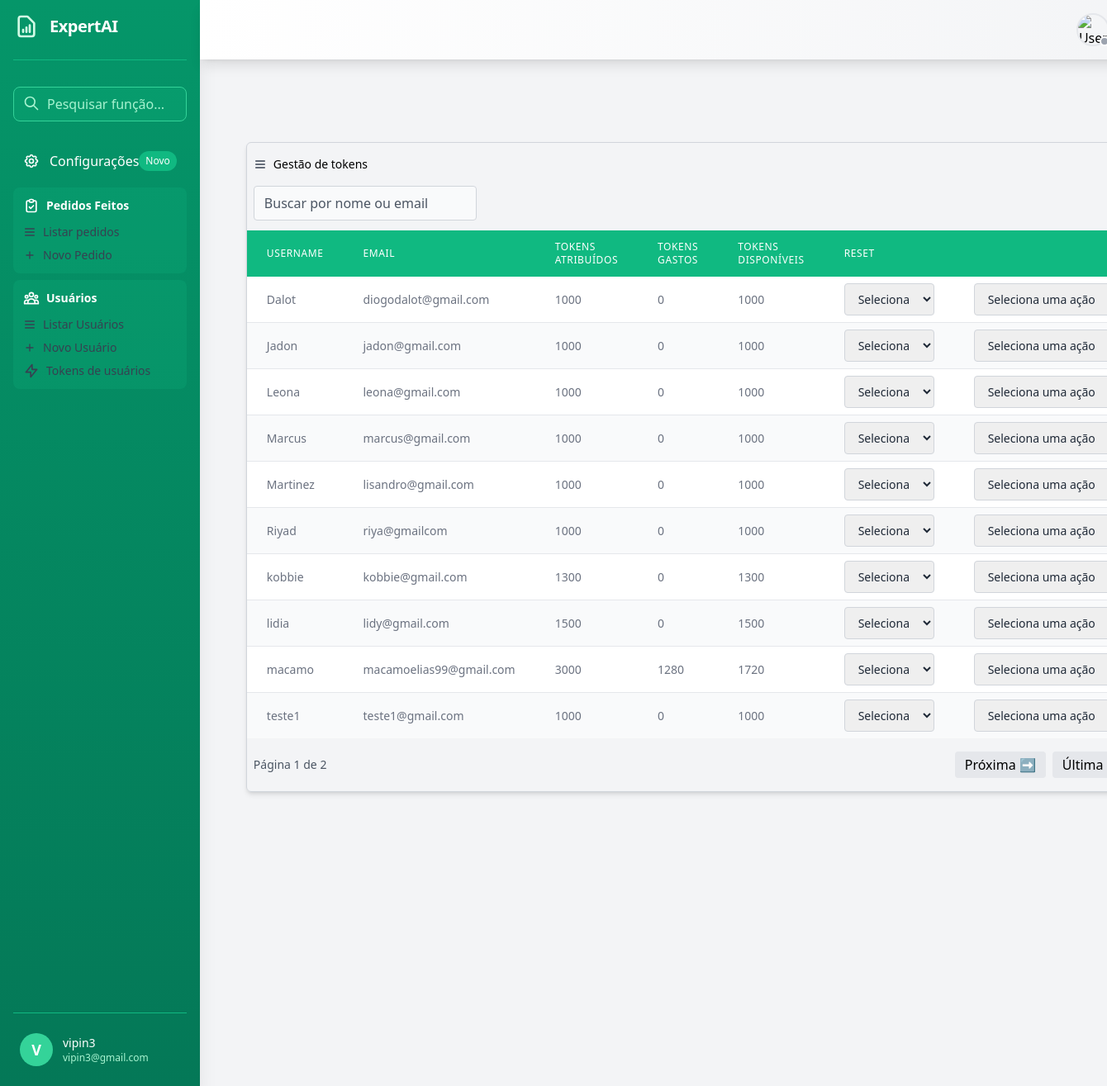
Screenshot of /tokens (signed in) with the database file from the repository.
### xlsmaker/models.py (models this page shows)
class UserProfile(models.Model):
    user = models.OneToOneField(User, on_delete=models.PROTECT, null=True, blank=True)
    tokens_atribuidos = models.IntegerField(default=10000)
    tokens_gastos = models.IntegerField(default=0)
    @property
    def saldo_tokens(self):
        return self.tokens_atribuidos - self.tokens_gastos

### usuarios/views.py (the view, shortened to what this page needs)
# urls.py: path('tokens', views.listar_tokens, name='listar_tokens'),
@login_required
@user_passes_test(is_admin, login_url=reverse_lazy('usuarios:user_login'))
def listar_tokens(request):
    query = request.GET.get('q', '')
    user_profile_list = UserProfile.objects.select_related('user').all().order_by('user__username')
    paginator = Paginator(user_profile_list, 10)
    page_number = request.GET.get('page')
    page_obj = paginator.get_page(page_number)
    context = {
        'user_profile': page_obj,
        'query': query  # Passa a query para manter na paginação
    }
    if request.headers.get('x-requested-with') == 'XMLHttpRequest':
        html = render_to_string('dashboard/partials/_user_tokens.html', context)
        return JsonResponse({
            'html': html
        })
    return render(request, 'dashboard/list_tokens.html', context)

### usuarios/context_processors.py (called while the page is built, shortened)
def openai_balance(request):
    try:
        if not getattr(settings, 'OPENAI_API_KEY', None):
            return {'openai_balance': None}
    except Exception as e:
        logger.error(f"Erro ao obter saldo OpenAI: {str(e)}")
        return {'openai_balance': None}

### usuarios/views.py (called while the page is built)
def is_admin(user):
    return user.is_authenticated and (user.is_staff or user.is_superuser)

### xlsmaker/context_processors.py (called while the page is built)
def tokens_disponiveis(request):
    if request.user.is_authenticated:
        return {'tokens_disponiveis': request.session.get('tokens_disponiveis', 0)}
    return {'tokens_disponiveis': 0}

### usuarios/templates/dashboard/list_tokens.html (shortened to what this page needs)
{% extends "base.html" %}
{% block content %}
 <main class="flex-1 p-8 bg-gray-100 min-h-screen overflow-x-auto mt-5">
    <div class="container mx-auto p-6">
      <div class="mb-4">
        <div class="overflow-x-auto rounded-md shadow-md border border-gray-300 my-6">
             <h1 class="font-normal my-4 ml-2 group flex items-center text-sm">
                 <svg class="w-4 h-4 mr-2 text-gray-700 group-hover:text-black" fill="none" stroke="currentColor" viewBox="0 0 24 24">
                    <path stroke-linecap="round" stroke-linejoin="round" stroke-width="2"
                        d="M4 6h16M4 12h16M4 18h16"/>
                </svg>
                Gestão de tokens
             </h1>
             <input
             type="text"
             id="searchInputToken"
             placeholder="Buscar por nome ou email"
              class="ml-2 mb-3 w-1/4 bg-gray-50 px-3 py-2 border border-gray-300 focus:bg-white focus:border-emerald-600 focus:ring-2 focus:ring-emerald-400 focus:ring-opacity-20 placeholder:text-gray-600 text-gray-800 rounded focus:outline-none transition ease-in-out duration-300"
             />
            <table class="w-full">
                <thead class="bg-emerald-500 text-white">
                    <tr>
                        <th class="px-6 py-3 text-left text-xs font-medium  uppercase tracking-wider">Username</th>
                        <th class="px-6 py-3 text-left text-xs font-medium  uppercase tracking-wider">Email</th>
                        <th class="px-6 py-3 text-left text-xs font-medium  uppercase tracking-wider ">Tokens Atribuídos</th>
                        <th class="px-6 py-3 text-left text-xs font-medium uppercase tracking-wider ">Tokens Gastos</th>
                        <th class="px-6 py-3 text-left text-xs font-medium uppercase tracking-wider ">Tokens disponíveis</th>
                        <th class="px-6 py-3 text-left text-xs font-medium uppercase tracking-wider ">Reset</th>
                        <th class="px-6 py-3 text-left text-xs font-medium uppercase tracking-wider "></th>
                    </tr>
                </thead>
                <tbody class="bg-white divide-y divide-gray-200">
                    {% for profile in user_profile %}
                    <tr class="even:bg-gray-50 hover:bg-gray-100 transition-colors">
                        <td class="px-6 py-4 whitespace-nowrap text-sm font-medium text-gray-500">{{ profile.user.username}}</td>
                        <td class="px-6 py-4 whitespace-nowrap text-sm font-medium text-gray-500">{{ profile.user.email }}</td>
                        <td class="px-6 py-4 whitespace-nowrap text-sm font-medium text-gray-500">{{ profile.tokens_atribuidos }}</td>
                        <td class="px-6 py-4 whitespace-nowrap text-sm font-medium text-gray-500">{{ profile.tokens_gastos }}</td>
                        <td class="px-6 py-4 whitespace-nowrap text-sm font-medium text-gray-500">{{ profile.saldo_tokens }}</td>
                        <td class="px-6 py-2 whitespace-nowrap text-sm font-medium text-gray-500 text-left">
                            <select onchange="resetTokens({{ profile.id }}, this.value)" class="px-3 py-2 border border-gray-300 focus:border-emerald-400 focus:ring-2 focus:ring-emerald-800 focus:ring-opacity-20 placeholder:text-gray-600 text-gray-800 rounded focus:outline-none transition ease-in-out duration-300">
                                <option value="">Seleciona</option>
                            </select>
                        </td>
                        <td class="px-6 py-2 whitespace-nowrap text-sm font-medium text-gray-500 text-right">
                            <select onchange="handleTokensAction({{ profile.id }}, this.value)" class="px-3 py-2 border border-gray-300 focus:border-emerald-400 focus:ring-2 focus:ring-emerald-800 focus:ring-opacity-20 placeholder:text-gray-600 text-gray-800 rounded focus:outline-none transition ease-in-out duration-300">
                                <option value="">Seleciona uma ação</option>
                            </select>
                        </td>
                    </tr>
                    {% empty %}
                    <tr>
                        <td colspan="4" class="py-2 px-4 border text-center">Nenhum usuário cadastrado</td>
                    </tr>
                    {% endfor %}
                </tbody>
            </table>
             <div class="my-4 mx-2 flex justify-between items-center">
                    <span class="text-gray-600 text-sm">
                        Página {{ user_profile.number }} de {{ user_profile.paginator.num_pages }}
                    </span>
                    <div class="flex space-x-2">
                        {% if user_profile.has_next %}
                            <a href="?page={{ user_profile.next_page_number }}" class="px-3 py-1 bg-gray-200 rounded">Próxima ➡️</a>
                            <a href="?page={{ user_profile.paginator.num_pages }}" class="px-3 py-1 bg-gray-200 rounded">Última ⏭️</a>
                        {% endif %}
                    </div>
                </div>
         </div>
    </div>
 </div>
</main>
{% endblock content %}

### usuarios/templates/base.html (shortened to what this page needs)
<!DOCTYPE html>
<html lang="pt">
<head>
    <script src="https://cdn.tailwindcss.com"></script>
</head>
<body class="bg-gray-100">
    <div class="min-h-screen flex">
        <aside class="w-64 bg-gradient-to-b from-emerald-600 to-emerald-700 text-white flex flex-col p-4 shadow-xl sticky top-0 h-screen">
            <div class="flex items-center mb-8 space-x-3 border-b border-emerald-500 pb-6">
                <h2 class="text-xl font-bold tracking-tight">ExpertAI</h2>
            </div>
            <div class="mb-6 relative">
                <input type="text" placeholder="Pesquisar função..."
                    class="w-full pl-10 pr-4 py-2 rounded-lg bg-emerald-500/20 border border-emerald-400 focus:outline-none focus:ring-2 focus:ring-emerald-200 placeholder-emerald-200">
                <svg class="w-5 h-5 absolute left-3 top-2.5 text-emerald-200" fill="none" stroke="currentColor"
                    viewBox="0 0 24 24">
                    <path stroke-linecap="round" stroke-linejoin="round" stroke-width="2"
                        d="M21 21l-6-6m2-5a7 7 0 11-14 0 7 7 0 0114 0z"></path>
                </svg>
            </div>
            <nav class="flex-1 overflow-y-auto">
                <ul class="space-y-2">
                    <li>
                        <a href="#"
                            class="flex items-center p-3 rounded-lg hover:bg-emerald-500/30 transition-all group">
                            Configurações
                            <span class="ml-auto bg-emerald-500 text-xs px-2 py-1 rounded-full">Novo</span>
                        </a>
                    </li>
                   <li class="mt-6">
                        <div class="p-3 rounded-lg bg-emerald-500/20 hover:bg-emerald-500/30 transition-colors">
                            <h3 class="flex items-center text-sm font-semibold mb-3">
                                <svg class="w-5 h-5 mr-2 shrink-0" fill="none" stroke="currentColor" viewBox="0 0 24 24">
                                    <path stroke-linecap="round" stroke-linejoin="round" stroke-width="2"
                                        d="M9 5H7a2 2 0 00-2 2v12a2 2 0 002 2h10a2 2 0 002-2V7a2 2 0 00-2-2h-2M9 5a2 2 0 002 2h2a2 2 0 002-2M9 5a2 2 0 012-2h2a2 2 0 012 2m-6 9l2 2 4-4"/>
                                </svg>
                                Pedidos Feitos
                            </h3>
                            <div class="space-y-2">
                                <a href="{% url 'usuarios:admin_dashboard' %}" class="group flex items-center text-sm text-gray-700 hover:text-white transition-colors">
                                    <svg class="w-4 h-4 mr-2 text-gray-700 group-hover:text-white" fill="none" stroke="currentColor" viewBox="0 0 24 24">
                                        <path stroke-linecap="round" stroke-linejoin="round" stroke-width="2"
                                            d="M4 6h16M4 12h16M4 18h16"/>
                                    </svg>
                                    Listar pedidos
                                </a>
                                <a href="#" class="group flex items-center text-sm text-gray-700 hover:text-white transition-colors">
                                    <svg class="w-4 h-4 mr-2 text-gray-700 group-hover:text-white" fill="none" stroke="currentColor" viewBox="0 0 24 24">
                                        <path stroke-linecap="round" stroke-linejoin="round" stroke-width="2"
                                            d="M12 6v6m0 0v6m0-6h6m-6 0H6"/>
                                    </svg>
                                    Novo Pedido
                                </a>
                            </div>
                        </div>
                    </li>
                   <li class="mt-6">
                        <div class="p-3 rounded-lg bg-emerald-500/20 hover:bg-emerald-500/30 transition-colors">
                            <h3 class="flex items-center text-sm font-semibold mb-3">
                                Usuários
                            </h3>
                            <div class="space-y-2">
                                <a href="{% url 'usuarios:listar_usuarios' %}" class="group flex items-center text-sm text-gray-700 hover:text-white transition-colors">
                                    <svg class="w-4 h-4 mr-2 text-gray-700 group-hover:text-white" fill="none" stroke="currentColor" viewBox="0 0 24 24">
                                        <path stroke-linecap="round" stroke-linejoin="round" stroke-width="2"
                                            d="M4 6h16M4 12h16M4 18h16"/>
                                    </svg>
                                    Listar Usuários
                                </a>
                                <a href="{% url 'usuarios:criar_usuarios' %}" class="group flex items-center text-sm text-gray-700 hover:text-white transition-colors">
                                    <svg class="w-4 h-4 mr-2 text-gray-700 group-hover:text-white" fill="none" stroke="currentColor" viewBox="0 0 24 24">
                                        <path stroke-linecap="round" stroke-linejoin="round" stroke-width="2"
                                            d="M12 6v6m0 0v6m0-6h6m-6 0H6"/>
                                    </svg>
                                    Novo Usuário
                                </a>
                                     <a href="{% url 'usuarios:listar_tokens' %}" class="group flex items-center text-sm text-gray-700 hover:text-white transition-colors">
                                    <svg class="w-5 h-5 mr-2 shrink-0" fill="none" stroke="currentColor" viewBox="0 0 24 24">
                                        <path stroke-linecap="round" stroke-linejoin="round" stroke-width="2"
                                            d="M13 10V3L4 14h7v7l9-11h-7z"/>
                                    </svg>
                                    Tokens de usuários
                                </a>
                            </div>
                        </div>
                    </li>
                </ul>
            </nav>
            <div class="mt-auto pt-4 border-t border-emerald-500">
                <div
                    class="flex items-center space-x-3 hover:bg-emerald-500/30 p-2 rounded-lg transition-colors cursor-pointer">
                    <div class="h-10 w-10 rounded-full bg-emerald-400 flex items-center justify-center">
                        <span class="text-lg font-bold">{{ user.username|slice:":1"|upper }}</span>
                    </div>
                    <div>
                        <p class="text-sm font-medium">{{ user.username}} </p>
                        <p class="text-xs text-emerald-200">{{ user.email }}</p>
                    </div>
                </div>
            </div>
        </aside>
        <div class="flex-1 flex flex-col">
     <header class="sticky top-0 left-0 right-0 z-50 bg-gradient-to-r from-white to-gray-100 shadow-lg p-4 flex justify-between items-center">
      <div class="flex items-center space-x-3">
            <div class="relative group">
                <div class="absolute -inset-1 bg-white/30 rounded-full blur opacity-75 group-hover:opacity-100 transition duration-1000"></div>
            </div>
        </div>
        <div class="flex items-center space-x-4">
            <div class="relative" x-data="{ open: false }">
                <button @click="open = !open" class="flex items-center space-x-2 group">
                    <div class="relative">
                        <img class="h-10 w-10 rounded-full border-2 border-gray-200 hover:border-gray-500 transition-colors"
                             src="https://img.icons8.com/ios-glyphs/60/user--v1.png"
                             alt="User avatar">
                        <div class="absolute bottom-0 right-0 w-3 h-3 bg-gray-400 rounded-full border-2 border-white"></div>
                    </div>
                </button>
            </div>
        </div>
    </header>
           {% block content %}{% endblock %}
        </div>
    </div>
</body>
</html>

### rows the page displays
UserProfile: user.username "Dalot", user.email "diogodalot@gmail.com", tokens_atribuidos "1000", tokens_gastos "0", saldo_tokens "1000"
UserProfile: user.username "Jadon", user.email "jadon@gmail.com", tokens_atribuidos "1000", tokens_gastos "0", saldo_tokens "1000"
UserProfile: user.username "Leona", user.email "leona@gmail.com", tokens_atribuidos "1000", tokens_gastos "0", saldo_tokens "1000"
UserProfile: user.username "Marcus", user.email "marcus@gmail.com", tokens_atribuidos "1000", tokens_gastos "0", saldo_tokens "1000"
UserProfile: user.username "Martinez", user.email "lisandro@gmail.com", tokens_atribuidos "1000", tokens_gastos "0", saldo_tokens "1000"
UserProfile: user.username "Riyad", user.email "riya@gmailcom", tokens_atribuidos "1000", tokens_gastos "0", saldo_tokens "1000"
UserProfile: user.username "kobbie", user.email "kobbie@gmail.com", tokens_atribuidos "1300", tokens_gastos "0", saldo_tokens "1300"
UserProfile: user.username "lidia", user.email "lidy@gmail.com", tokens_atribuidos "1500", tokens_gastos "0", saldo_tokens "1500"
UserProfile: user.username "macamo", user.email "macamoelias99@gmail.com", tokens_atribuidos "3000", tokens_gastos "1280", saldo_tokens "1720"
UserProfile: user.username "teste1", user.email "teste1@gmail.com", tokens_atribuidos "1000", tokens_gastos "0", saldo_tokens "1000"

### other values shown
{{ user.username|slice:":1"|upper }} "V"
{{ user.username }} "vipin3"
{{ user.email }} "vipin3@gmail.com"
{{ user_profile.number }} "1"
{{ user_profile.paginator.num_pages }} "2"
